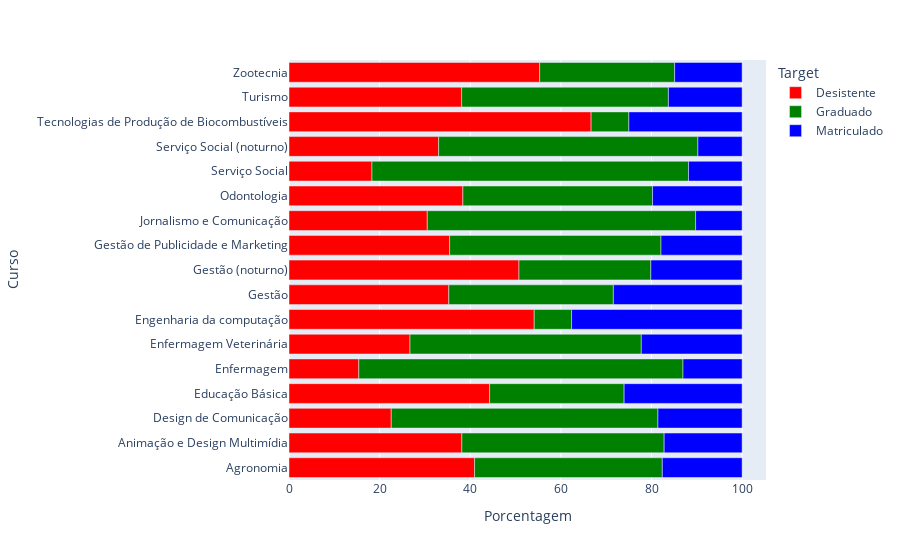

Notebook code cell kept with this figure:
### Markdown cell above
Dados socioeconômicos e macroeconômicos

### Code cell
sns.countplot(x='Devedor', hue='Target', data=dados)
plt.show()

sns.countplot(x='Taxas de matrícula em dia', hue='Target', data=dados)
plt.show()

sns.countplot(x='Bolsista', hue='Target', data=dados)
plt.show()

sns.boxenplot(x='Target', y='disciplinas 1º semestre (notas)', data=dados)
plt.show()


contagem = dados.groupby(['Curso', 'Target']).size().reset_index(name='Contagem')
contagem['Porcentagem'] = contagem.groupby('Curso')['Contagem'].transform(lambda x: (x/x.sum())*100)

fig = px.bar(contagem, y='Curso', x='Porcentagem', color='Target', orientation='h',
             color_discrete_map=color_dict)
fig

### Figure 1 — Plotly figure (JSON) as saved in the notebook; plotly's stock layout.template omitted (floating-point values rounded to 4 significant figures)
{"data": [{"alignmentgroup": "True", "hovertemplate": "Target=Desistente<br>Porcentagem=%{x}<br>Curso=%{y}<extra></extra>", "legendgroup": "Desistente", "marker": {"color": "red", "pattern": {"shape": ""}}, "name": "Desistente", "offsetgroup": "Desistente", "orientation": "h", "showlegend": true, "textposition": "auto", "type": "bar", "x": [40.95, 38.14, 22.57, 44.27, 15.4, 26.71, 54.12, 35.26, 50.75, 35.45, 30.51, 38.37, 18.31, 33.02, 66.67, 38.1, 55.32], "xaxis": "x", "y": ["Agronomia", "Animação e Design Multimídia", "Design de Comunicação", "Educação Básica", "Enfermagem", "Enfermagem Veterinária", "Engenharia da computação", "Gestão", "Gestão (noturno)", "Gestão de Publicidade e Marketing", "Jornalismo e Comunicação", "Odontologia", "Serviço Social", "Serviço Social (noturno)", "Tecnologias de Produção de Biocombustíveis", "Turismo", "Zootecnia"], "yaxis": "y"}, {"alignmentgroup": "True", "hovertemplate": "Target=Graduado<br>Porcentagem=%{x}<br>Curso=%{y}<extra></extra>", "legendgroup": "Graduado", "marker": {"color": "green", "pattern": {"shape": ""}}, "name": "Graduado", "offsetgroup": "Graduado", "orientation": "h", "showlegend": true, "textposition": "auto", "type": "bar", "x": [41.43, 44.65, 58.85, 29.69, 71.54, 51.04, 8.235, 36.32, 29.1, 46.64, 59.21, 41.86, 69.86, 57.21, 8.333, 45.63, 29.79], "xaxis": "x", "y": ["Agronomia", "Animação e Design Multimídia", "Design de Comunicação", "Educação Básica", "Enfermagem", "Enfermagem Veterinária", "Engenharia da computação", "Gestão", "Gestão (noturno)", "Gestão de Publicidade e Marketing", "Jornalismo e Comunicação", "Odontologia", "Serviço Social", "Serviço Social (noturno)", "Tecnologias de Produção de Biocombustíveis", "Turismo", "Zootecnia"], "yaxis": "y"}, {"alignmentgroup": "True", "hovertemplate": "Target=Matriculado<br>Porcentagem=%{x}<br>Curso=%{y}<extra></extra>", "legendgroup": "Matriculado", "marker": {"color": "blue", "pattern": {"shape": ""}}, "name": "Matriculado", "offsetgroup": "Matriculado", "orientation": "h", "showlegend": true, "textposition": "auto", "type": "bar", "x": [17.62, 17.21, 18.58, 26.04, 13.05, 22.26, 37.65, 28.42, 20.15, 17.91, 10.27, 19.77, 11.83, 9.767, 25, 16.27, 14.89], "xaxis": "x", "y": ["Agronomia", "Animação e Design Multimídia", "Design de Comunicação", "Educação Básica", "Enfermagem", "Enfermagem Veterinária", "Engenharia da computação", "Gestão", "Gestão (noturno)", "Gestão de Publicidade e Marketing", "Jornalismo e Comunicação", "Odontologia", "Serviço Social", "Serviço Social (noturno)", "Tecnologias de Produção de Biocombustíveis", "Turismo", "Zootecnia"], "yaxis": "y"}], "layout": {"barmode": "relative", "legend": {"title": {"text": "Target"}, "tracegroupgap": 0}, "margin": {"t": 60}, "xaxis": {"anchor": "y", "domain": [0, 1], "title": {"text": "Porcentagem"}}, "yaxis": {"anchor": "x", "domain": [0, 1], "title": {"text": "Curso"}}}}
